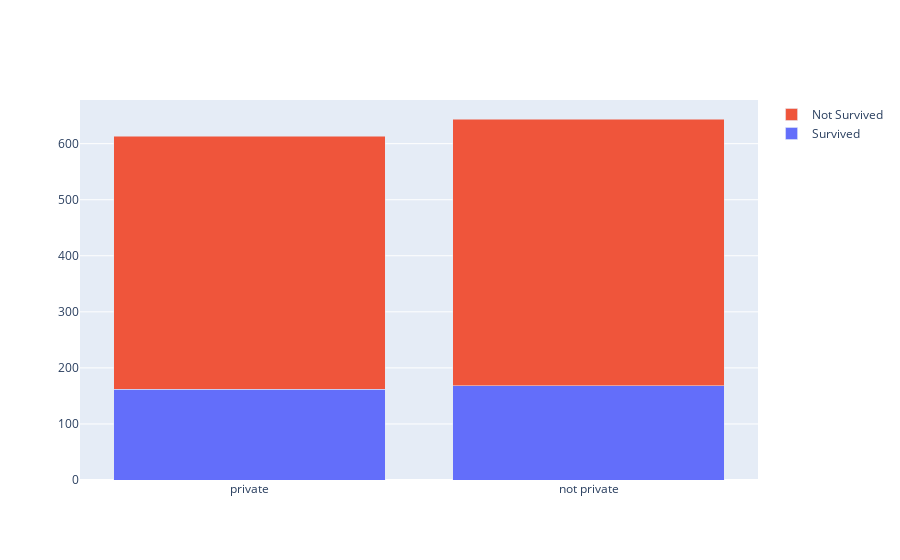

Notebook code for this chart:
### Code cell
private = ["private", "not private"]
fig = go.Figure(data=[
    go.Bar(name='Survived', x=private, y=[162,168]),
    go.Bar(name='Not Survived', x=private, y=[451, 476])
])
# Change the bar mode
fig.update_layout(barmode='stack')
fig.show()

### Figure 1 — Plotly figure (JSON) as saved in the notebook; plotly's stock layout.template omitted (floating-point values rounded to 4 significant figures)
{"data": [{"name": "Survived", "type": "bar", "x": ["private", "not private"], "y": [162, 168]}, {"name": "Not Survived", "type": "bar", "x": ["private", "not private"], "y": [451, 476]}], "layout": {"barmode": "stack"}}
